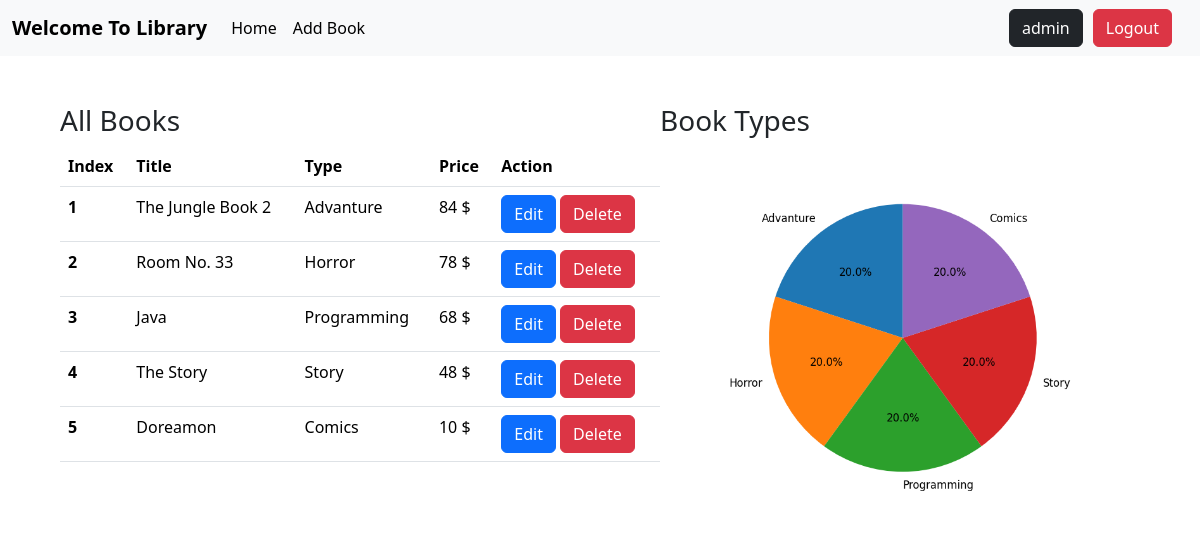
The app's page /home/ (signed in) with its own data.
### library_app/models.py (models this page shows, shortened)
class Book(models.Model):
    title = models.CharField(max_length=50)
    type = models.CharField(max_length=50)
    price = models.IntegerField()

### library_app/middlewares.py (the view)
    def wrapped_view(request, *args, **kwargs):
        if (not(request.user.is_authenticated)):
            return redirect('/login')
        return view_function(request, *args, **kwargs)

### library_app/views.py (called while the page is built)
@auth
def home(request):
    books = Book.objects.all()
    return render(request, 'home.html', {"books": books})

### library_app/templates/home.html (shortened to what this page needs)
<!doctype html>
<html lang="en">
    <head>
        <link href="https://cdn.jsdelivr.net/npm/bootstrap@5.3.3/dist/css/bootstrap.min.css" rel="stylesheet"
>
    </head>
    <body>
        <nav class="navbar navbar-expand-lg bg-body-tertiary ">
            <div class="container-fluid">
                <a class="navbar-brand" href="/home/"><b>Welcome To Library</b></a>
                <div class="collapse navbar-collapse" id="navbarNav">
                    <ul class="navbar-nav">
                        <li class="nav-item">
                            <a class="nav-link active" aria-current="page" href="/home/">Home</a>
                        </li>
                        <li class="nav-item">
                            <a class="nav-link active" href="/add-book/">Add Book</a>
                        </li>
                    </ul>
                </div>
                <div class="me-3" style="display:flex; gap: 10px;">
                    <button class="btn btn-dark"> {{ user }} </button>
                    <a href="/logout/" class="btn btn-danger">Logout</a>
                </div>
            </div>
        </nav>
        <div class="container-fluid mt-5">
            <div class="row">
                <div class="col-md-6  ms-5">
                    <h3>All Books</h3>
                    <table class="table" style="width: 50vw;">
                        <thead>
                            <tr>
                                <th scope="col">Index</th>
                                <th scope="col">Title</th>
                                <th scope="col">Type</th>
                                <th scope="col">Price</th>
                                <th scope="col">Action</th>
                            </tr>
                        </thead>
                        <tbody>
                            {% for book in books %}
                            <tr>
                                <th scope="row">{{forloop.counter}}</th>
                                <td>{{book.title}}</td>
                                <td>{{book.type}}</td>
                                <td>{{book.price}} $</td>
                                <td>
                                    <a type="button" class="btn btn-primary"
                                        href="/edit-book?bookid={{book.id}}">Edit</a>
                                    <a type="button" class="btn btn-danger"
                                        href="/delete-book?bookid={{book.id}}">Delete</a>
                                </td>
                            </tr>
                            {% endfor %}
                        </tbody>
                    </table>
                </div>
                <div class="col-md-5 mt-0">
                    <h3>Book Types</h3>
                    <img src="{% url 'pie_chart' %}" alt="Pie chart"
                        style="width: 80%; margin-left: auto; margin-right: auto; display: block;">
                </div>
            </div>
        </div>
    </body>
</html>

### records on screen
Book: title "The Jungle Book 2", type "Advanture", price "84"
Book: title "Room No. 33", type "Horror", price "78"
Book: title "Java", type "Programming", price "68"
Book: title "The Story", type "Story", price "48"
Book: title "Doreamon", type "Comics", price "10"

### other values on screen
{{ user }} "admin"
